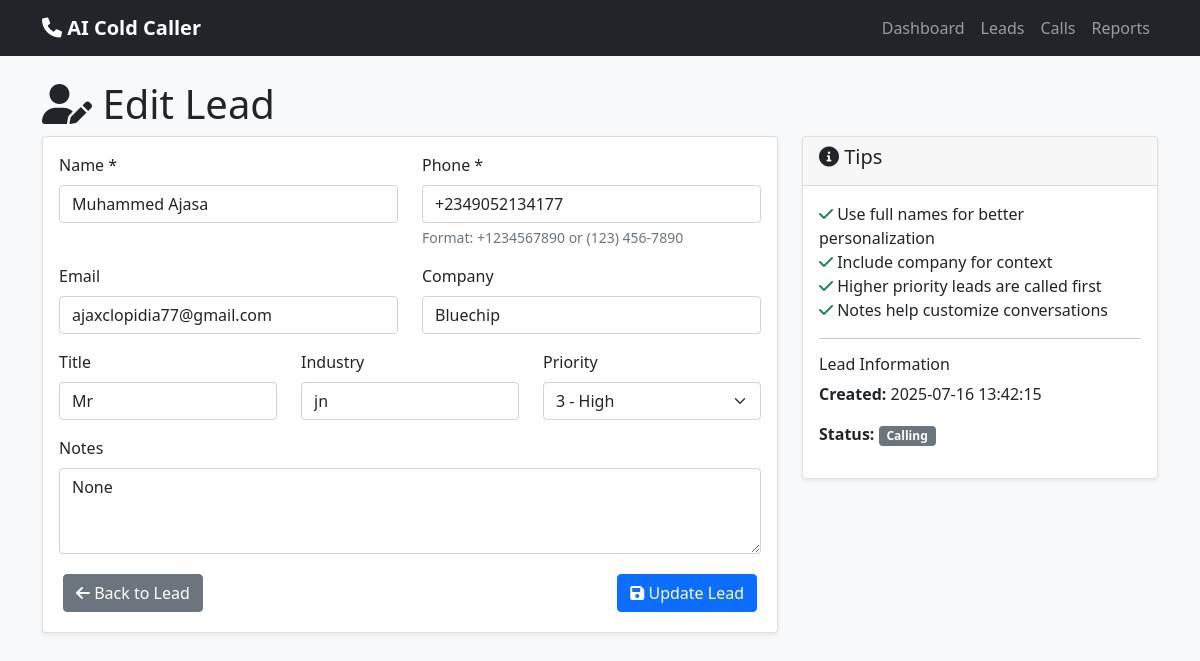
/leads/10/edit, run on the app's committed database.
### database/models.py (models this page shows, shortened)
class Lead(Base):
    __tablename__ = 'leads'
    id = Column(Integer, primary_key=True)
    name = Column(String(100), nullable=False)
    phone = Column(String(20), nullable=False, unique=True)
    email = Column(String(100))
    company = Column(String(100))
    industry = Column(String(50))
    title = Column(String(100))
    status = Column(String(20), default='pending')  # pending, calling, called, scheduled, failed, not_interested
    priority = Column(Integer, default=1)  # 1=low, 2=medium, 3=high
    source = Column(String(50))  # csv_import, manual, api, etc.
    notes = Column(Text)
    created_at = Column(DateTime, default=datetime.utcnow)
    updated_at = Column(DateTime, default=datetime.utcnow, onupdate=datetime.utcnow)
    last_called = Column(DateTime)
    call_records = relationship("CallRecord", back_populates="lead", cascade="all, delete-orphan")
    queue_entries = relationship("CallQueue", back_populates="lead", cascade="all, delete-orphan")

### web/dashboard.py (the view, shortened to what this page needs)
@app.route('/leads/<int:lead_id>/edit', methods=['GET', 'POST'])
def edit_lead(lead_id):
    lead = get_lead(lead_id)
    if not lead:
        flash('Lead not found', 'error')
        return redirect(url_for('leads_list'))
    return render_template('lead_form.html', lead=lead)

### database/crud.py (called while the page is built)
def get_db() -> Session:
    db = SessionLocal()
    try:
        return db
    except Exception as e:
        db.close()
        raise

def get_lead(lead_id: int) -> Optional[Lead]:
    db = get_db()
    try:
        lead = db.query(Lead).filter(Lead.id == lead_id).first()
        return lead
    except Exception as e:
        logger.error(f"Error getting lead {lead_id}: {e}")
        return None
    finally:
        db.close()

### web/templates/lead_form.html (shortened to what this page needs)
{% extends "base.html" %}
{% block content %}
<div class="row">
    <div class="col-12">
        <h1>
            <i class="fas fa-user{{ '-edit' if lead else '-plus' }}"></i>
            {{ 'Edit Lead' if lead else 'New Lead' }}
        </h1>
    </div>
</div>
<div class="row">
    <div class="col-md-8">
        <div class="card">
            <div class="card-body">
                <form method="POST">
                    <div class="row">
                        <div class="col-md-6">
                            <div class="mb-3">
                                <label for="name" class="form-label">Name *</label>
                                <input type="text" class="form-control" id="name" name="name"
                                       value="{{ lead.name if lead else request.form.get('name', '') }}" required>
                            </div>
                        </div>
                        <div class="col-md-6">
                            <div class="mb-3">
                                <label for="phone" class="form-label">Phone *</label>
                                <input type="tel" class="form-control" id="phone" name="phone"
                                       value="{{ lead.phone if lead else request.form.get('phone', '') }}" required>
                                <div class="form-text">Format: +1234567890 or (123) 456-7890</div>
                            </div>
                        </div>
                    </div>
                    <div class="row">
                        <div class="col-md-6">
                            <div class="mb-3">
                                <label for="email" class="form-label">Email</label>
                                <input type="email" class="form-control" id="email" name="email"
                                       value="{{ lead.email if lead else request.form.get('email', '') }}">
                            </div>
                        </div>
                        <div class="col-md-6">
                            <div class="mb-3">
                                <label for="company" class="form-label">Company</label>
                                <input type="text" class="form-control" id="company" name="company"
                                       value="{{ lead.company if lead else request.form.get('company', '') }}">
                            </div>
                        </div>
                    </div>
                    <div class="row">
                        <div class="col-md-4">
                            <div class="mb-3">
                                <label for="title" class="form-label">Title</label>
                                <input type="text" class="form-control" id="title" name="title"
                                       value="{{ lead.title if lead else request.form.get('title', '') }}">
                            </div>
                        </div>
                        <div class="col-md-4">
                            <div class="mb-3">
                                <label for="industry" class="form-label">Industry</label>
                                <input type="text" class="form-control" id="industry" name="industry"
                                       value="{{ lead.industry if lead else request.form.get('industry', '') }}">
                            </div>
                        </div>
                        <div class="col-md-4">
                            <div class="mb-3">
                                <label for="priority" class="form-label">Priority</label>
                                <select class="form-select" id="priority" name="priority">
                                    <option value="3" {{ 'selected' if (lead and lead.priority == 3) or (not lead and request.form.get('priority') == '3') else '' }}>3 - High</option>
                                </select>
                            </div>
                        </div>
                    </div>
                    <div class="mb-3">
                        <label for="notes" class="form-label">Notes</label>
                        <textarea class="form-control" id="notes" name="notes" rows="3">{{ lead.notes if lead else request.form.get('notes', '') }}</textarea>
                    </div>
                    <div class="d-flex justify-content-between">
                        <a href="{{ '/leads/' + lead.id|string if lead else '/leads' }}" class="btn btn-secondary">
                            <i class="fas fa-arrow-left"></i> {{ 'Back to Lead' if lead else 'Back to Leads' }}
                        </a>
                        <button type="submit" class="btn btn-primary">
                            <i class="fas fa-save"></i> {{ 'Update Lead' if lead else 'Create Lead' }}
                        </button>
                    </div>
                </form>
            </div>
        </div>
    </div>
    <div class="col-md-4">
        <div class="card">
            <div class="card-header">
                <h5><i class="fas fa-info-circle"></i> Tips</h5>
            </div>
            <div class="card-body">
                <ul class="list-unstyled">
                    <li><i class="fas fa-check text-success"></i> Use full names for better personalization</li>
                    <li><i class="fas fa-check text-success"></i> Include company for context</li>
                    <li><i class="fas fa-check text-success"></i> Higher priority leads are called first</li>
                    <li><i class="fas fa-check text-success"></i> Notes help customize conversations</li>
                </ul>
                {% if lead %}
                    <hr>
                    <h6>Lead Information</h6>
                    <p><strong>Created:</strong> {{ lead.created_at.strftime('%Y-%m-%d %H:%M:%S') if lead.created_at else 'Unknown' }}</p>
                    <p><strong>Status:</strong>
                        <span class="badge bg-secondary">{{ lead.status.replace('_', ' ').title() }}</span>
                    </p>
                {% endif %}
            </div>
        </div>
    </div>
</div>
{% endblock %}

### web/templates/base.html (style rules this page uses)
body { background-color: #f8f9fa; }
.card { box-shadow: 0 0.125rem 0.25rem rgba(0, 0, 0, 0.075); }
.btn { margin: 0.25rem; }

### data on the page
Lead: name "Muhammed Ajasa", phone "+2349052134177", email "ajaxclopidia77@gmail.com", company "Bluechip", title "Mr", industry "jn", notes "None", created_at "2025-07-16 13:42:15", status.replace "Calling"

### other printed values
{{ 'Edit Lead' if lead else 'New Lead' }} "Edit Lead"
{{ 'Back to Lead' if lead else 'Back to Leads' }} "Back to Lead"
{{ 'Update Lead' if lead else 'Create Lead' }} "Update Lead"
